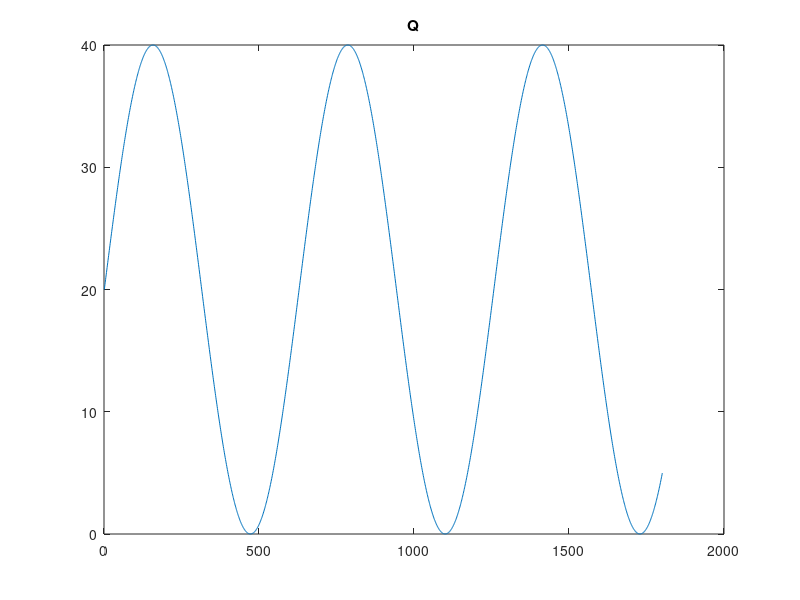

The MATLAB source for this figure: (Note: this script raises an error after producing the figure.)
%% Script to helps define a sine input for tclab 


close all; clear all; clc

time = 30;              % simulation time in min
n_samples = time*60;    % simulation time in seconds
per = 0.01;
mag = 20;
offset1 = 20;
offset2 = 40;

t = 0:1:n_samples;
sin_in = mag*sin(per*t);
in1 = sin_in + offset1;
in2 = sin_in + offset2;

% generate identification input
Q = [in1' in1'];

figure
plot(Q(:,1)); hold on
title('Q')
save('../data/inputs/sine_heater_input1','Q');

Q = [in2' in2'];

plot(Q(:,1))
title('Shifted sinusoidal heater inputs')
ylabel('%')
xlabel('Time (sec)')
xlim([0 n_samples])
legend({'First test input','Second test input'},'Location','SW');
save('../data/inputs/sine_heater_input2','Q');